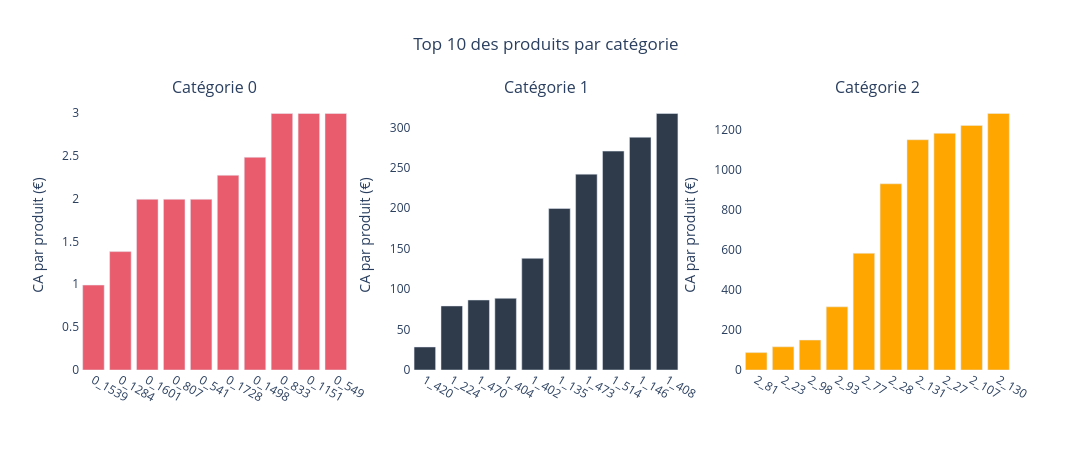

The notebook cell this image was saved under:
### Code cell
# Subplor : 1 ligne, 3 colonnes
fig = sp.make_subplots(
    rows=1, cols=3,
    subplot_titles=[f"Catégorie {c}" for c in sorted(df_flop10['categ'].unique())],
    shared_yaxes=False  # échelles indépendantes
)

# Itération pourafficher un grapgique par catégorie
for i, categ in enumerate(sorted(df_flop10['categ'].unique()), start=1):
    df_cat = df_flop10[df_flop10['categ'] == categ]

    fig.add_trace(
        go.Bar(
            x=df_cat["id_prod"],
            y=df_cat["ca_par_produit"],
            name=f"Catégorie {categ}",
            marker_color=palette[categ]
        ),
        row=1, col=i
    )

fig.update_layout(
    height=450,
    width=1200,
    title="Top 10 des produits par catégorie",
    title_x=0.5,
    showlegend=False,  
    plot_bgcolor="white",
    font=dict(size=12)
)

fig.update_yaxes(title="CA par produit (€)")

fig.show()

### Figure 1 — Plotly figure (JSON) as saved in the notebook; plotly's stock layout.template omitted (floating-point values rounded to 4 significant figures)
{"data": [{"marker": {"color": "#e95c6d"}, "name": "Catégorie 0", "type": "bar", "x": ["0_1539", "0_1284", "0_1601", "0_807", "0_541", "0_1728", "0_1498", "0_833", "0_1151", "0_549"], "xaxis": "x", "y": [0.99, 1.38, 1.99, 1.99, 1.99, 2.27, 2.48, 2.99, 2.99, 2.99], "yaxis": "y"}, {"marker": {"color": "#2f3a4a"}, "name": "Catégorie 1", "type": "bar", "x": ["1_420", "1_224", "1_470", "1_404", "1_402", "1_135", "1_473", "1_514", "1_146", "1_408"], "xaxis": "x2", "y": [28.48, 79.2, 86.56, 88.65, 138.1, 199.8, 242.2, 270.6, 287.8, 317.2], "yaxis": "y2"}, {"marker": {"color": "#ffa600"}, "name": "Catégorie 2", "type": "bar", "x": ["2_81", "2_23", "2_98", "2_93", "2_77", "2_28", "2_131", "2_27", "2_107", "2_130"], "xaxis": "x3", "y": [86.99, 116.0, 149.7, 316.0, 584.0, 931.5, 1152.0, 1184.0, 1224.0, 1283.0], "yaxis": "y3"}], "layout": {"annotations": [{"font": {"size": 16}, "showarrow": false, "text": "Catégorie 0", "x": 0.1444, "xanchor": "center", "xref": "paper", "y": 1, "yanchor": "bottom", "yref": "paper"}, {"font": {"size": 16}, "showarrow": false, "text": "Catégorie 1", "x": 0.5, "xanchor": "center", "xref": "paper", "y": 1, "yanchor": "bottom", "yref": "paper"}, {"font": {"size": 16}, "showarrow": false, "text": "Catégorie 2", "x": 0.8556, "xanchor": "center", "xref": "paper", "y": 1, "yanchor": "bottom", "yref": "paper"}], "font": {"size": 12}, "height": 450, "plot_bgcolor": "white", "showlegend": false, "title": {"text": "Top 10 des produits par catégorie", "x": 0.5}, "width": 1200, "xaxis": {"anchor": "y", "domain": [0, 0.2889]}, "xaxis2": {"anchor": "y2", "domain": [0.3556, 0.6444]}, "xaxis3": {"anchor": "y3", "domain": [0.7111, 1]}, "yaxis": {"anchor": "x", "domain": [0, 1], "title": {"text": "CA par produit (€)"}}, "yaxis2": {"anchor": "x2", "domain": [0, 1], "title": {"text": "CA par produit (€)"}}, "yaxis3": {"anchor": "x3", "domain": [0, 1], "title": {"text": "CA par produit (€)"}}}}
